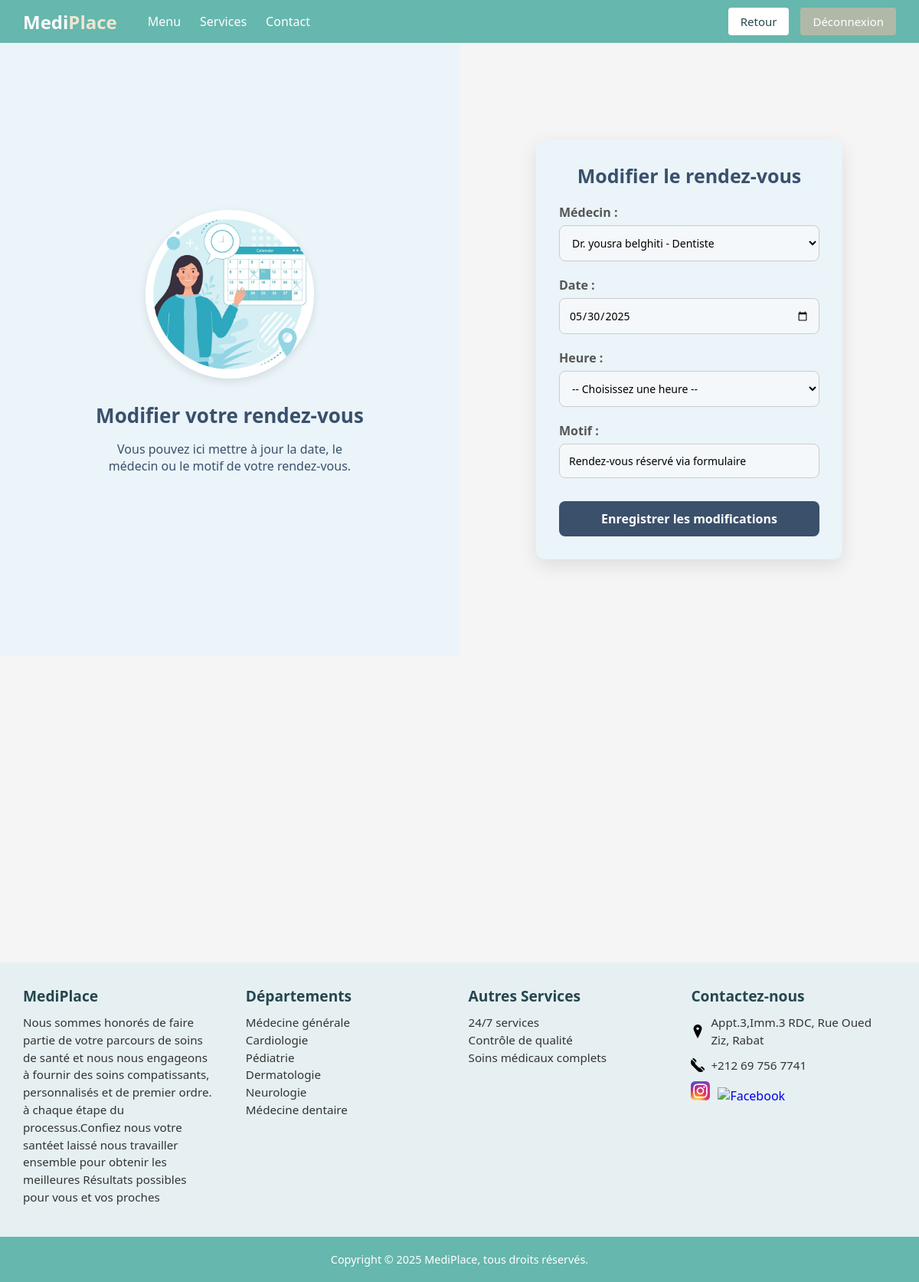
/modifier_rdv/5/ (signed in), run on the app's committed database.
### cabinet/models.py (models this page shows, shortened)
class RendezVous(models.Model):
    patient = models.ForeignKey(Patient, on_delete=models.CASCADE)
    medecin = models.ForeignKey(Medecin, on_delete=models.CASCADE)
    date = models.DateTimeField()
    motif = models.TextField()

### cabinet/views.py (the view, shortened to what this page needs)
# urls.py: path("modifier_rdv/<int:rdv_id>/", views.modifier_rdv, name="modifier_rdv"),
def modifier_rdv(request, rdv_id):
    from .models import Medecin, RendezVous, Patient
    from datetime import datetime, time
    emailp = request.session.get('user_email')
    if not emailp:
        return redirect('login')
    try:
        patient = Patient.objects.get(email=emailp)
        rdv = RendezVous.objects.get(id=rdv_id, patient=patient)
    except (Patient.DoesNotExist, RendezVous.DoesNotExist):
        messages.error(request, "Impossible de modifier ce rendez-vous.")
        return redirect('voirhistopat')
    medecins = Medecin.objects.all()
    today = datetime.now().date().isoformat()
    context = {
        'medecins': medecins,
        'rdv': rdv,
        'today': today,
    }
    return render(request, 'cabinet/modifier_rdv.html', context)

### cabinet/templates/cabinet/modifier_rdv.html (shortened to what this page needs)
<!DOCTYPE html>
<html lang="fr">
<head>
    {% load static %}
    <link rel="stylesheet" href="{% static 'cabinet/css/reserverrdv.css' %}"/>
</head>
<body>
    {% include 'cabinet/headerbase.html' %}
<div class="container">
    <div class="left-panel">
        <img src="{% static 'cabinet/img/prdrerdvpage.avif' %}" alt="Illustration médicale">
        <div class="text-content">
            <h1>Modifier votre rendez-vous</h1>
            <p>Vous pouvez ici mettre à jour la date, le médecin ou le motif de votre rendez-vous.</p>
        </div>
    </div>
    <div class="right-panel">
        <div class="login-box">
            <h2>Modifier le rendez-vous</h2>
            <form method="post" id="modif-rdv-form">
                <div class="input-group">
                    <label>Médecin :</label>
                    <select name="medecin" id="medecin-select" required>
                        {% for med in medecins %}
                            <option value="{{ med.id }}" {% if med.id == rdv.medecin.id %}selected{% endif %}>
                                Dr. {{ med.nom }} {{ med.prenom }} - {{ med.specialite }}
                            </option>
                        {% endfor %}
                    </select>
                </div>
                <div class="input-group">
                    <label>Date :</label>
                    <input type="date" name="date" id="date-select" value="{{ rdv.date|date:'Y-m-d' }}" required min="{{ today }}" />
                </div>
                <div class="input-group">
                    <label>Heure :</label>
                    <select name="heure" id="heure-select" required>
                        <option value="">-- Choisissez une heure --</option>
                    </select>
                </div>
                <div class="input-group">
                    <label>Motif :</label>
                    <input type="text" name="motif" value="{{ rdv.motif }}" required />
                </div>
                <button type="submit">Enregistrer les modifications</button>
            </form>
        </div>
    </div>
</div>
 <div style="height: 400px;background-color: #f5f5f5;"></div>
{% include 'cabinet/footerbase.html' %}
</body>
</html>

### cabinet/static/cabinet/css/reserverrdv.css (style rules this page uses)
* { margin: 0; padding: 0; box-sizing: border-box; font-family: 'Segoe UI', sans-serif; }
body, html { height: 100%; background-color: #f2f6f9; }
.container { display: flex; height: 100vh; width: 100%; }
.left-panel { width: 50%; background-color: #eaf4f9; display: flex; flex-direction: column; align-items: center; justify-content: center; padding: 40px; text-align: center; }
.left-panel img { width: 220px; height: 220px; object-fit: cover; border-radius: 50%; box-shadow: 0 4px 12px rgba(0,0,0,0.1); margin-bottom: 30px; }
.text-content { max-width: 350px; color: #3a506b; }
.text-content h1 { font-size: 26px; margin-bottom: 15px; }
.text-content p { font-size: 16px; margin-bottom: 20px; }
.right-panel { width: 50%; display: flex; align-items: center; justify-content: center; background-color: #f5f5f5; padding: 40px; }
.login-box { width: 100%; max-width: 400px; background: #eaf4f9; padding: 30px; border-radius: 12px; box-shadow: 0 8px 24px rgba(0, 0, 0, 0.1); transition: box-shadow 0.3s ease; }
.login-box h2 { text-align: center; margin-bottom: 20px; color: #3a506b; font-size: 25px; }
.input-group { margin-bottom: 20px; }
.input-group label { display: block; margin-bottom: 6px; font-weight: 600; color: #555; }
.input-group input, .input-group select { width: 100%; padding: 12px; border: 1px solid #ccc; border-radius: 8px; font-size: 14px; outline: none; background-color: #f5f8fa; transition: border-color 0.3s ease, box-shadow 0.3s ease; }
button { width: 100%; padding: 12px; background-color: #3a506b; color: white; font-weight: bold; border: none; border-radius: 8px; font-size: 16px; cursor: pointer; transition: background-color 0.3s ease, transform 0.2s ease; margin-top: 10px; }

### cabinet/static/cabinet/css/basefooter.css (style rules this page uses)
html, body { margin: 0; padding: 0; }

### data on the page
RendezVous: medecin "Dr. yousra belghiti - Dentiste", date "05/30/2025", motif "Rendez-vous réservé via formulaire"
